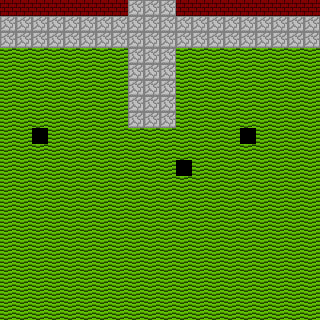

This game map was drawn from its Tiled (.tmx) file and the tilesets committed beside it. A one-line description and the trimmed map source follow:
An orthogonal 20x20 tile map with 16x16 px tiles, 2 tile layers (Ground, Walls) and 2 objects (spawn0, exit0).

<map version="1.0" orientation="orthogonal" width="20" height="20" tilewidth="16" tileheight="16">
 <tileset firstgid="1" name="tilemap" tilewidth="16" tileheight="16">
  <image source="tilemap.png" width="64" height="80" />
 </tileset>
 <layer name="Ground" width="20" height="20">
  <data>[400 cells, 400 non-empty, 3 distinct tile ids]</data>
 </layer>
 <layer name="Walls" width="20" height="20">
  <data>[400 cells, 17 non-empty, 1 distinct tile ids]</data>
 </layer>
 <objectgroup name="Objects" width="20" height="20">
  <object name="spawn0" x="144" y="32" width="16" height="16" />
  <object name="exit0" x="128" y="0" width="48" height="1">
   <properties>
    <property name="map" value="room2" />
    <property name="spawn" value="spawn0" />
   </properties>
  </object>
 </objectgroup>
</map>